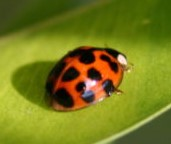
%> input picture IT 4225 DIP - MAY/DIP_labs/koly/insect.jpg, 171 x 144 px
$ octave DIP_2.m   (GNU Octave 9; MATLAB toolbox functions it lacks are replaced by stand-ins)
%> lines starting %> are read from the running program, lines starting %| are printed output that depends on the picture
%% Read a grayscale image
I = imread('insect.jpg');
%> I is the input picture: size 144x171x3 uint8; mean R, G, B 118.5, 122.6, 27.6
I = rgb2gray(I);
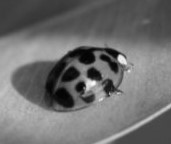
%> I: size 144x171 uint8; min 1, max 251, mean 110.6

figure
subplot(1,2,1)
imshow(I)
subplot(1,2,2)
imhist(I,64)

%% I image with uniform intensity
J = histeq(I);

figure
subplot(1,2,1)
imshow(J);
subplot(1,2,2)
imhist(J,64)
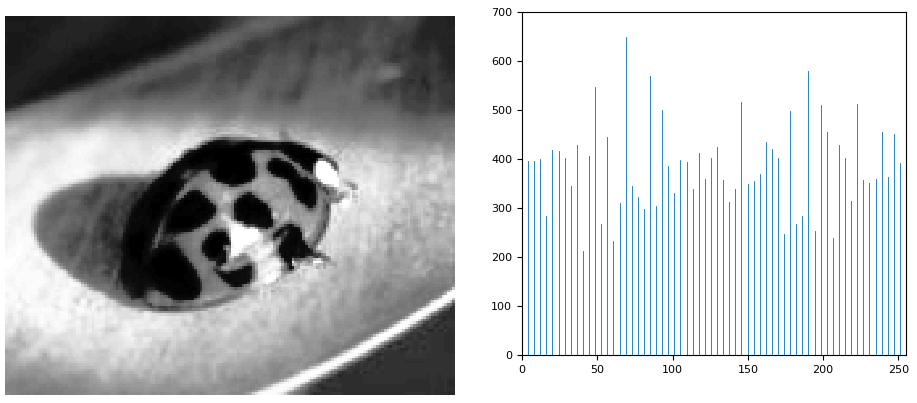
%> figure redrawn from the program's plot data, 2 panels

%% Mean of Gaussian noise=0
K = imnoise(J,'gaussian');
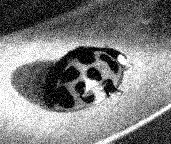
%> K: size 144x171 uint8; min 0, max 255, mean 126.4; mean of the top-left, top-right, bottom-left and bottom-right quarters 106.3, 107.2, 146, 146.1
imshow(K);
%% Mean of Gaussian noise=0.5
L = imnoise(J,'gaussian',.5);
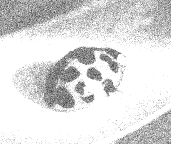
%> L: size 144x171 uint8; min 58, max 255, mean 220.6
imshow(L);
%% Mean of Gaussian noise=0.2
M = imnoise(J,'gaussian',.2);
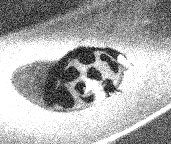
%> M: size 144x171 uint8; min 0, max 255, mean 171
imshow(M);
%% Mean of Gaussian noise=1
N = imnoise(J,'gaussian',1);
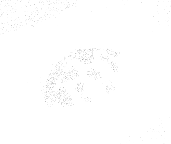
%> N: size 144x171 uint8; min 164, max 255, mean 254.3
imshow(N);
%% Apply the averaging filter
h = ones(4,4)/16;

I2 = imfilter(K,h);
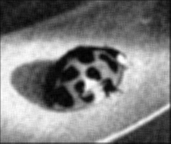
%> I2: size 144x171 uint8; min 1, max 253, mean 125.1

figure
imshow(I2)
title('Filtered Image')
